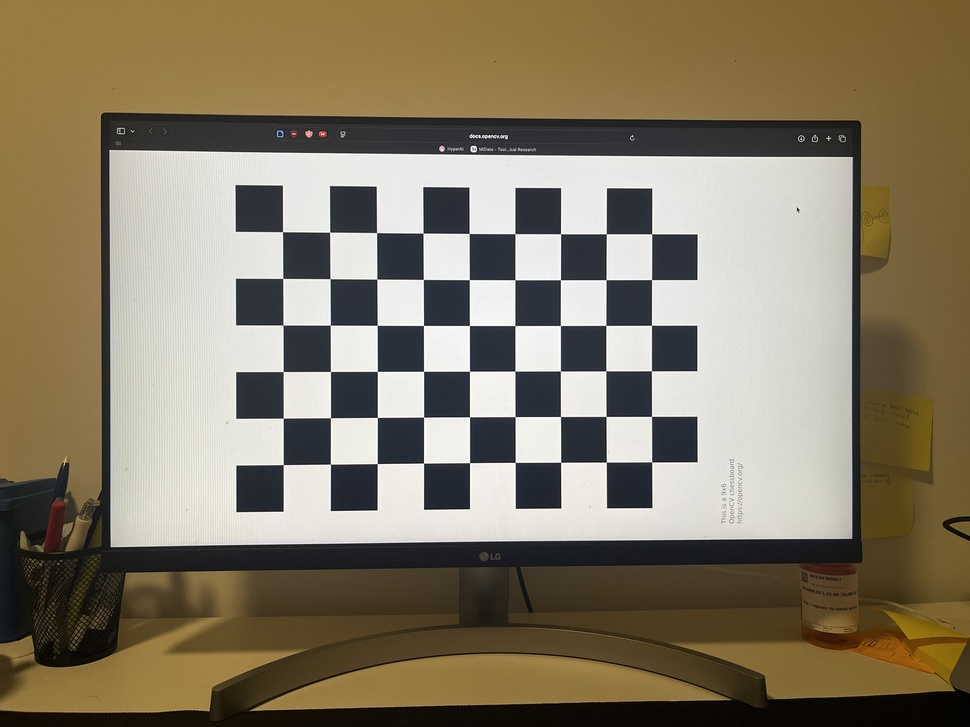
#> input picture module_2_camera_calibration/resources/calibration_images/IMG_1727.JPG, 970 x 727 px, shrunk from 4032 x 3024 before the run; its folder holds only this picture in this run
$ jupyter execute main_steroeo_camera.ipynb   (shell and % lines are left out)
#> lines starting #> are read from the running program, lines starting #| are printed output that depends on the picture
## Do camera calibration

[cell 1]
import cv2
import numpy as np
import glob
import os

# --- CONFIGURATION ---
CHECKERBOARD_DIMS = (9, 6)
SQUARE_SIZE = 0.037  # Meters
CALIB_IMG_DIR = '/Users/bbimali1/Documents/Computer_Vision_Spring_26/module_2_camera_calibration/resources/calibration_images'

def extract_focal_length(calib_img_dir):
    """
    Processes checkerboard images to compute the camera matrix (K),
    distortion coefficients (D), and averaged focal length in pixels (f).
    """
    # Create a 3D grid of object points (0,0,0), (1,0,0), ...
    objp = np.zeros((CHECKERBOARD_DIMS[0] * CHECKERBOARD_DIMS[1], 3), np.float32)
    objp[:, :2] = np.mgrid[0:CHECKERBOARD_DIMS[0], 0:CHECKERBOARD_DIMS[1]].T.reshape(-1, 2)
    objp = objp * SQUARE_SIZE

    objpoints = []
    imgpoints = []

    # file search to catch both .jpg and .JPG
    images = glob.glob(os.path.join(calib_img_dir, '*.[jJ][pP][gG]'))

    if not images:
        print(f"CRITICAL ERROR: No images found in {calib_img_dir}")
        return None, None, None

    print(f"Processing {len(images)} calibration images...")

    valid_images = 0
    gray_shape = None

    for fname in images:
        img = cv2.imread(fname)
#> img is the input picture: shape (727, 970, 3); mean B, G, R 101, 122.5, 132.9
        if img is None:
            continue

        gray = cv2.cvtColor(img, cv2.COLOR_BGR2GRAY)
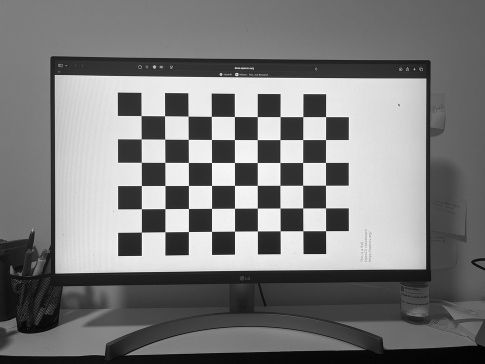
#> gray: shape (727, 970) (shown at 1/2 size); min 0, max 255, mean 123.2
        gray_shape = gray.shape[::-1]

        # Detect checkerboard corners
        ret, corners = cv2.findChessboardCorners(gray, CHECKERBOARD_DIMS, None)
#> ret = True; corners = 54 rows, first 8: [282.5, 231.7], [329.6, 232.2], [376.5, 232.6], [423, 233.1], [469.2, 233.5], [514.9, 233.6], [560.5, 233.7], [606.3, 233.7]

        if ret:
            valid_images += 1
            objpoints.append(objp)

            # Refine corner locations to sub-pixel accuracy
            corners2 = cv2.cornerSubPix(gray, corners, (11, 11), (-1, -1),
                                        criteria=(cv2.TERM_CRITERIA_EPS + cv2.TERM_CRITERIA_MAX_ITER, 30, 0.001))
#> corners2 = 54 rows, first 8: [282.5, 231.7], [329.6, 232.2], [376.6, 232.6], [423, 233.1], [469.2, 233.5], [514.9, 233.6], [560.6, 233.7], [606.3, 233.8]
            imgpoints.append(corners2)
        else:
            print(f"  [SKIP] Pattern not found: {os.path.basename(fname)}")

    # Compute camera matrix
    if len(objpoints) > 0:
        print(f"\nCalibrating with {valid_images} valid images...")
        ret, mtx, dist, rvecs, tvecs = cv2.calibrateCamera(objpoints, imgpoints, gray_shape, None, None)
#> ret = 0.0523; mtx = [[396.2, 0, 481.8], [0, 396.4, 362.7], [0, 0, 1]]; dist = [[0.0646, -0.113, -0.000742, -0.000885, 0.0466]]; rvecs = ([0.00122, -0.0197, -0.00156],); tvecs = ([-0.158, -0.104, 0.319],)

        # Extract focal lengths from the K matrix
        fx = mtx[0, 0]
#> fx = 396.2
        fy = mtx[1, 1]
#> fy = 396.4
        f_pixels = (fx + fy) / 2.0
#> f_pixels = 396.3

        print(f"Calibration Complete. Reprojection Error: {ret:.4f} pixels")
#| Calibration Complete. Reprojection Error: 0.0523 pixels
        print("="*40)
        print(f"Focal Length X (fx): {fx:.2f} pixels")
#| Focal Length X (fx): 396.20 pixels
        print(f"Focal Length Y (fy): {fy:.2f} pixels")
#| Focal Length Y (fy): 396.40 pixels
        print(f"--> Averaged Focal Length (f): {f_pixels:.2f} pixels <--")
#| --> Averaged Focal Length (f): 396.30 pixels <--
        print("="*40 + "\n")

        return mtx, dist, f_pixels
    else:
        print("Calibration failed. No valid images found.")
        return None, None, None

if __name__ == "__main__":
    K_matrix, Distortion, f_pixels = extract_focal_length(CALIB_IMG_DIR)
#> K_matrix = [[396.2, 0, 481.8], [0, 396.4, 362.7], [0, 0, 1]]; Distortion = [[0.0646, -0.113, -0.000742, -0.000885, 0.0466]]; f_pixels = 396.3

## Calculating the coordinates

[cell 2]
import cv2
import numpy as np
import matplotlib.pyplot as plt

# CALIBRATION INPUTS
B = 1.02  # Baseline in meters (102 cm)

f_pixels = f_pixels  # Focal length in pixels (from calibration)
K = K_matrix
#> K = [[396.2, 0, 481.8], [0, 396.4, 362.7], [0, 0, 1]]
D = Distortion
#> D = [[0.0646, -0.113, -0.000742, -0.000885, 0.0466]]

LEFT_IMG = '/Users/bbimali1/Documents/Computer_Vision_Spring_26/week_8_stereo_camera/IMG/IMG_1875.JPG'
RIGHT_IMG = '/Users/bbimali1/Documents/Computer_Vision_Spring_26/week_8_stereo_camera/IMG/IMG_1874.JPG'

# ROBUST INTERACTION FUNCTION (OpenCV)
def get_user_points(img_path, obj_type, side):
    img = cv2.imread(img_path)
    if img is None:
        print(f"CRITICAL ERROR: Could not find {img_path}")
        return []

    # Apply undistortion to flatten the lens curvature
    img_undistorted = cv2.undistort(img, K, D, None, K)
    clone = img_undistorted.copy()
    points = []

    window_name = f"Select {obj_type} in {side} Image"
    cv2.namedWindow(window_name, cv2.WINDOW_NORMAL)

    # [9 lines left out: function click_event, not called in this run]

    cv2.imshow(window_name, clone)
    cv2.setMouseCallback(window_name, click_event)

    print(f"\n---> {side.upper()} IMAGE: {obj_type} <---")
    print("1. LEFT CLICK to select points in the exact same order.")
    print("2. PRESS ANY KEY on your keyboard (e.g., Spacebar) when finished.")

    # Waits indefinitely until we press a key
    cv2.waitKey(0)
    cv2.destroyAllWindows()

    return points

# COORDINATE CALCULATION & VALIDATION
def triangulate_points(left_pts, right_pts, category_name):
#> called with category_name = 'Tables'
    if len(left_pts) != len(right_pts):
        print(f"\nERROR: Mismatch in {category_name}!")
        print(f"You clicked {len(left_pts)} in Left, but {len(right_pts)} in Right.")
        return []

    coords = []
    for i, (lp, rp) in enumerate(zip(left_pts, right_pts)):
        xL, xR = lp[0], rp[0]
        disparity = xL - xR

        if disparity <= 0:
            print(f"Warning: {category_name} Item {i+1} has invalid disparity ({disparity}). Skipping.")
            continue

        # Core Simple Stereo Math
        Z = (f_pixels * B) / disparity
        X = (xL * Z) / f_pixels
        coords.append((X, Z))
#> after the loop, coords = []

    print(f"Successfully calculated 3D coordinates for {len(coords)} {category_name}.")
#| Successfully calculated 3D coordinates for 0 Tables.
    return coords

# MAIN EXECUTION
if __name__ == "__main__":
    print("=== STARTING STEREO MAPPING ===")

    # Collect Tables
    t_left = get_user_points(LEFT_IMG, "TABLES (Red)", "Left")
    t_right = get_user_points(RIGHT_IMG, "TABLES (Red)", "Right")

    # Collect Chairs
    c_left = get_user_points(LEFT_IMG, "CHAIRS (Blue)", "Left")
    c_right = get_user_points(RIGHT_IMG, "CHAIRS (Blue)", "Right")

    print("\n=== CALCULATING MATH ===")
    # Calculate Coordinates
    tables_2d = triangulate_points(t_left, t_right, "Tables")
#> tables_2d = []
    chairs_2d = triangulate_points(c_left, c_right, "Chairs")
#| Successfully calculated 3D coordinates for 0 Chairs.
#> chairs_2d = []

    # FINAL 2D PLOT
    print("\nGenerating final plot...")
    plt.figure(figsize=(8, 10))

    if tables_2d:
        tx, tz = zip(*tables_2d)
        plt.scatter(tx, tz, color='red', marker='s', s=150, label='Tables')

    if chairs_2d:
        cx, cz = zip(*chairs_2d)
        plt.scatter(cx, cz, color='blue', marker='o', s=80, label='Chairs')

    # Origin (Camera position)
    plt.scatter(0, 0, color='black', marker='^', s=200, label='Camera (Origin)')
    plt.axhline(0, color='black', linewidth=1)
    plt.axvline(0, color='black', linewidth=1, linestyle='--')

    plt.xlabel("X - Lateral Position (meters)", fontsize=12)
    plt.ylabel("Y - Depth into Room (meters)", fontsize=12)
    plt.title("Classroom 2D Floor Plan Layout", fontsize=14, fontweight='bold')

    plt.legend()
    plt.grid(True, linestyle='--', alpha=0.7)
    plt.axis('equal')

    print("Saving plot as 'classroom_map.png'...")
    plt.savefig('classroom_map.png', dpi=300, bbox_inches='tight')
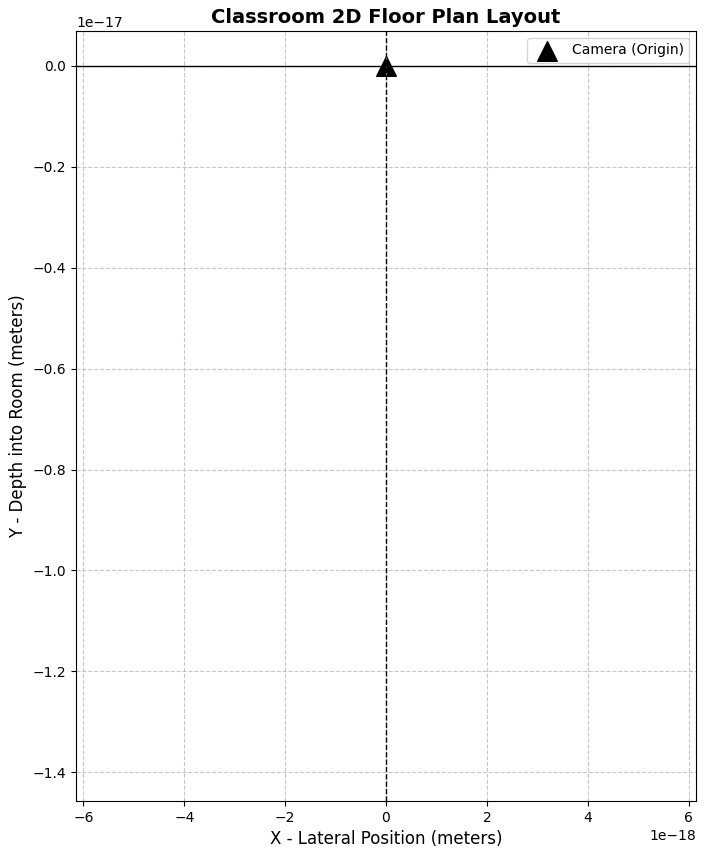
#> figure drawn by matplotlib, 1 panel
    plt.show()

$ run again, on module_2_camera_calibration/resources/calibration_images/IMG_1731.JPG
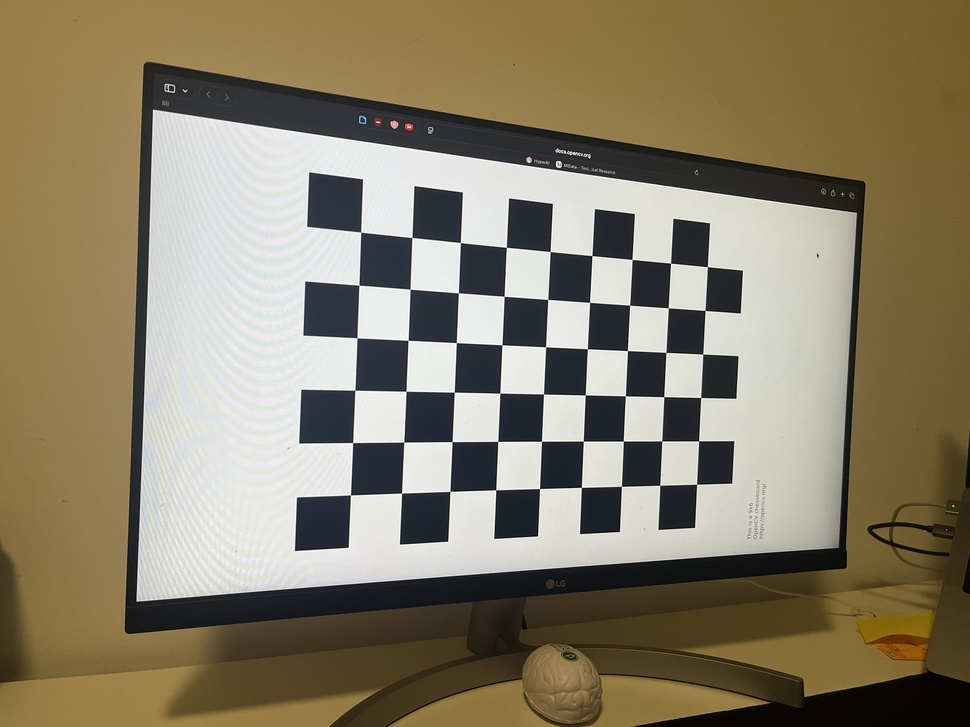
#> input picture module_2_camera_calibration/resources/calibration_images/IMG_1731.JPG, 970 x 727 px, shrunk from 4032 x 3024 before the run
#> in extract_focal_length, img is the input picture: shape (727, 970, 3); mean B, G, R 104, 126.7, 136.8
#> in extract_focal_length, `gray = cv2.cvtColor(img, cv2.COLOR_BGR2GRAY)`:
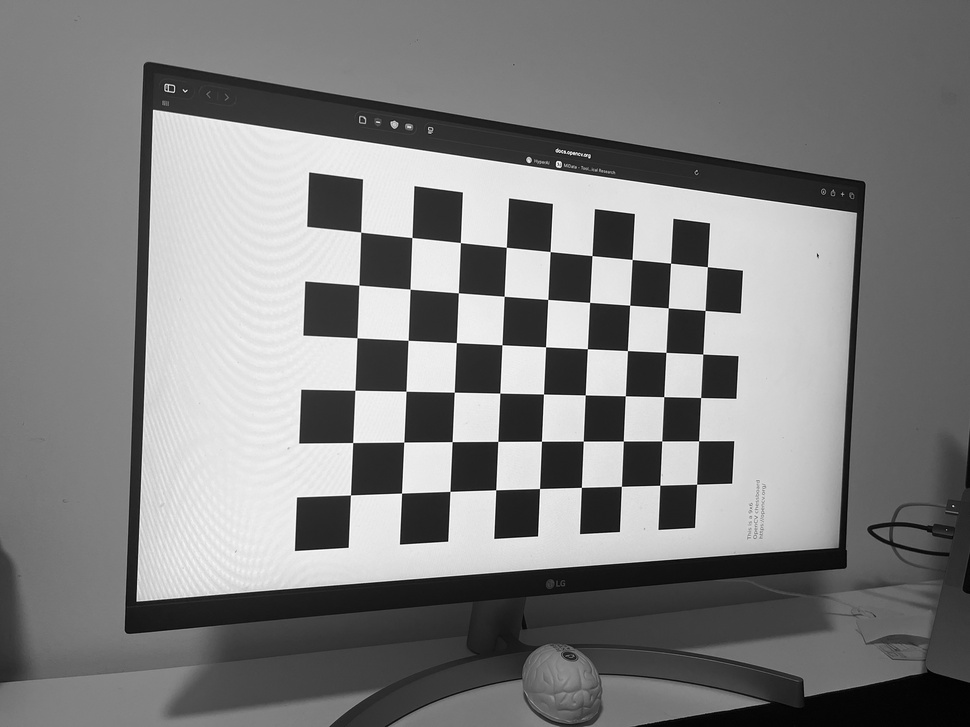
#> gray: shape (727, 970); min 0, max 255, mean 127.1
#> in extract_focal_length, `ret, corners = cv2.findChessboardCorners(gray, CHECKERBOARD_DIMS, None)`: ret = True; corners = 54 rows, first 8: [360.7, 232.1], [411.9, 237.5], [460.4, 242.5], [506.3, 247.3], [550.2, 251.6], [591.9, 255.6], [632.1, 259.5], [670.5, 263.2]
#> corners2 = 54 rows, first 8: [360.7, 232.1], [411.9, 237.5], [460.4, 242.6], [506.3, 247.3], [550.2, 251.6], [592, 255.6], [632.1, 259.5], [670.6, 263.2]
#> in extract_focal_length, `ret, mtx, dist, rvecs, tvecs = cv2.calibrateCamera(objpoints, imgpoint..`: ret = 0.0572; mtx = [[644.7, 0, 488.6], [0, 654.7, 362.3], [0, 0, 1]]; dist = [[0.201, -1.33, -0.000446, 0.00094, 3.73]]; rvecs = ([0.0267, -0.339, 0.0399],); tvecs = ([-0.0909, -0.0911, 0.463],)
#> fx = 644.7
#> fy = 654.7
#> in extract_focal_length, `f_pixels = (fx + fy) / 2.0`: f_pixels = 649.7
#| Calibration Complete. Reprojection Error: 0.0572 pixels
#| Focal Length X (fx): 644.74 pixels
#| Focal Length Y (fy): 654.67 pixels
#| --> Averaged Focal Length (f): 649.71 pixels <--
#> `K_matrix, Distortion, f_pixels = extract_focal_length(CALIB_IMG_DIR)`: K_matrix = [[644.7, 0, 488.6], [0, 654.7, 362.3], [0, 0, 1]]; Distortion = [[0.201, -1.33, -0.000446, 0.00094, 3.73]]; f_pixels = 649.7
#> K = [[644.7, 0, 488.6], [0, 654.7, 362.3], [0, 0, 1]]
#> D = [[0.201, -1.33, -0.000446, 0.00094, 3.73]]
#> after the loop in triangulate_points, `for i, (lp, rp) in enumerate(zip(left_pts, right_pts)):`: coords = []
#| Successfully calculated 3D coordinates for 0 Tables.
#| Successfully calculated 3D coordinates for 0 Chairs.

$ run again, on module_2_camera_calibration/resources/calibration_images/IMG_1732.JPG
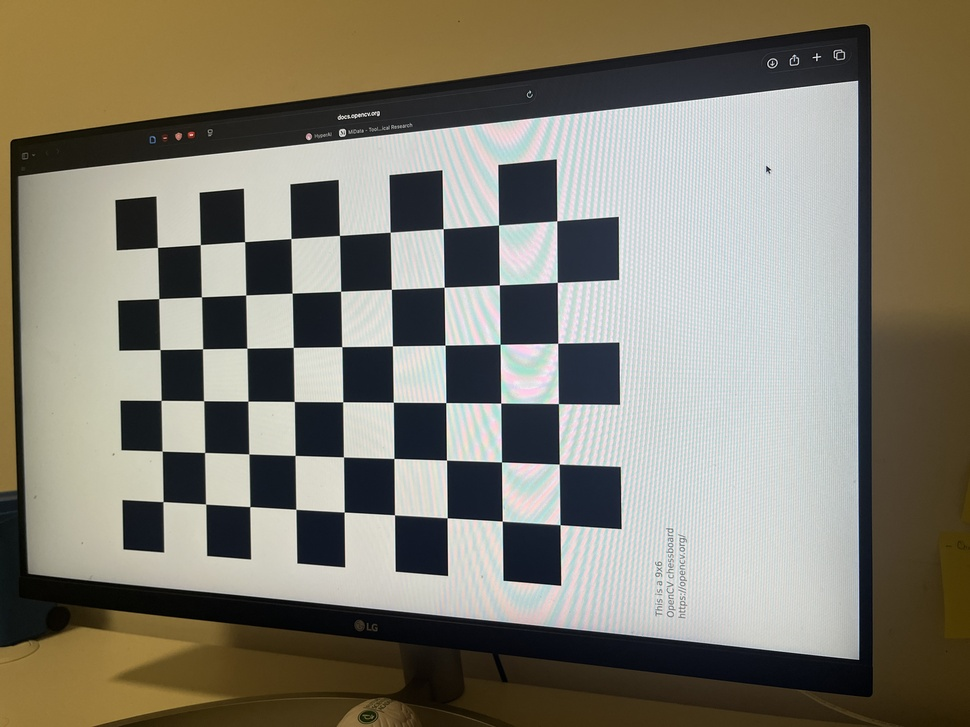
#> input picture module_2_camera_calibration/resources/calibration_images/IMG_1732.JPG, 970 x 727 px, shrunk from 4032 x 3024 before the run
#> in extract_focal_length, img is the input picture: shape (727, 970, 3); mean B, G, R 112.2, 125.5, 129.8
#> in extract_focal_length, `gray = cv2.cvtColor(img, cv2.COLOR_BGR2GRAY)`:
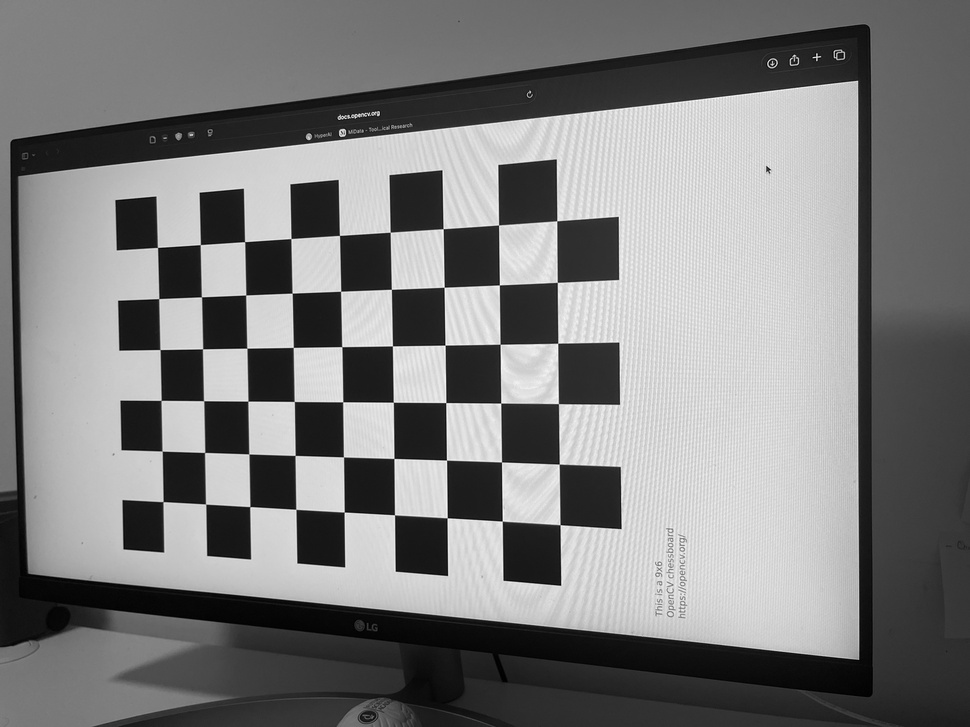
#> gray: shape (727, 970); min 0, max 254, mean 125.3
#> in extract_focal_length, `ret, corners = cv2.findChessboardCorners(gray, CHECKERBOARD_DIMS, None)`: ret = True; corners = 54 rows, first 8: [157.5, 247.5], [200.3, 244.6], [244.6, 241.6], [291, 238.5], [339.5, 235.4], [390.2, 232.2], [443.1, 228.7], [498.6, 225]
#> corners2 = 54 rows, first 8: [157.4, 247.4], [200.3, 244.6], [244.6, 241.6], [290.9, 238.5], [339.5, 235.4], [390.2, 232.2], [443.1, 228.7], [498.5, 225]
#> in extract_focal_length, `ret, mtx, dist, rvecs, tvecs = cv2.calibrateCamera(objpoints, imgpoint..`: ret = 0.053; mtx = [[813.4, 0, 499.6], [0, 802, 373.3], [0, 0, 1]]; dist = [[0.236, -1.66, -0.000241, -0.000691, 4.1]]; rvecs = ([0.0242, 0.344, -0.00818],); tvecs = ([-0.244, -0.0912, 0.589],)
#> fx = 813.4
#> fy = 802
#> in extract_focal_length, `f_pixels = (fx + fy) / 2.0`: f_pixels = 807.7
#| Calibration Complete. Reprojection Error: 0.0530 pixels
#| Focal Length X (fx): 813.43 pixels
#| Focal Length Y (fy): 802.04 pixels
#| --> Averaged Focal Length (f): 807.73 pixels <--
#> `K_matrix, Distortion, f_pixels = extract_focal_length(CALIB_IMG_DIR)`: K_matrix = [[813.4, 0, 499.6], [0, 802, 373.3], [0, 0, 1]]; Distortion = [[0.236, -1.66, -0.000241, -0.000691, 4.1]]; f_pixels = 807.7
#> K = [[813.4, 0, 499.6], [0, 802, 373.3], [0, 0, 1]]
#> D = [[0.236, -1.66, -0.000241, -0.000691, 4.1]]
#> after the loop in triangulate_points, `for i, (lp, rp) in enumerate(zip(left_pts, right_pts)):`: coords = []
#| Successfully calculated 3D coordinates for 0 Tables.
#| Successfully calculated 3D coordinates for 0 Chairs.
